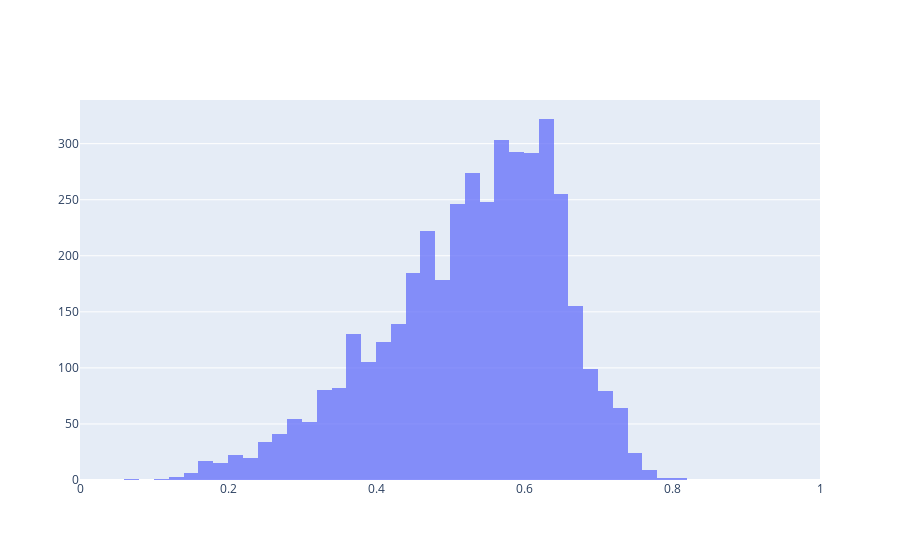

Source (notebook cell):
### Code cell
# create a fig from data & layout, and plot the fig
fig = go.Figure(data=data, layout=layout)

fig.show()

### Figure 1 — Plotly figure (JSON) as saved in the notebook; plotly's stock layout.template omitted (floating-point values rounded to 4 significant figures; data arrays with more than 128 entries replaced by an {"elided": "..."} marker saying what was removed)
{"data": [{"name": "Length", "opacity": 0.75, "type": "histogram", "x": {"elided": "4177 float values"}, "xbins": {"end": 1, "size": 0.02, "start": 0}}], "layout": {"barmode": "overlay", "xaxis": {"range": [0, 1]}}}
